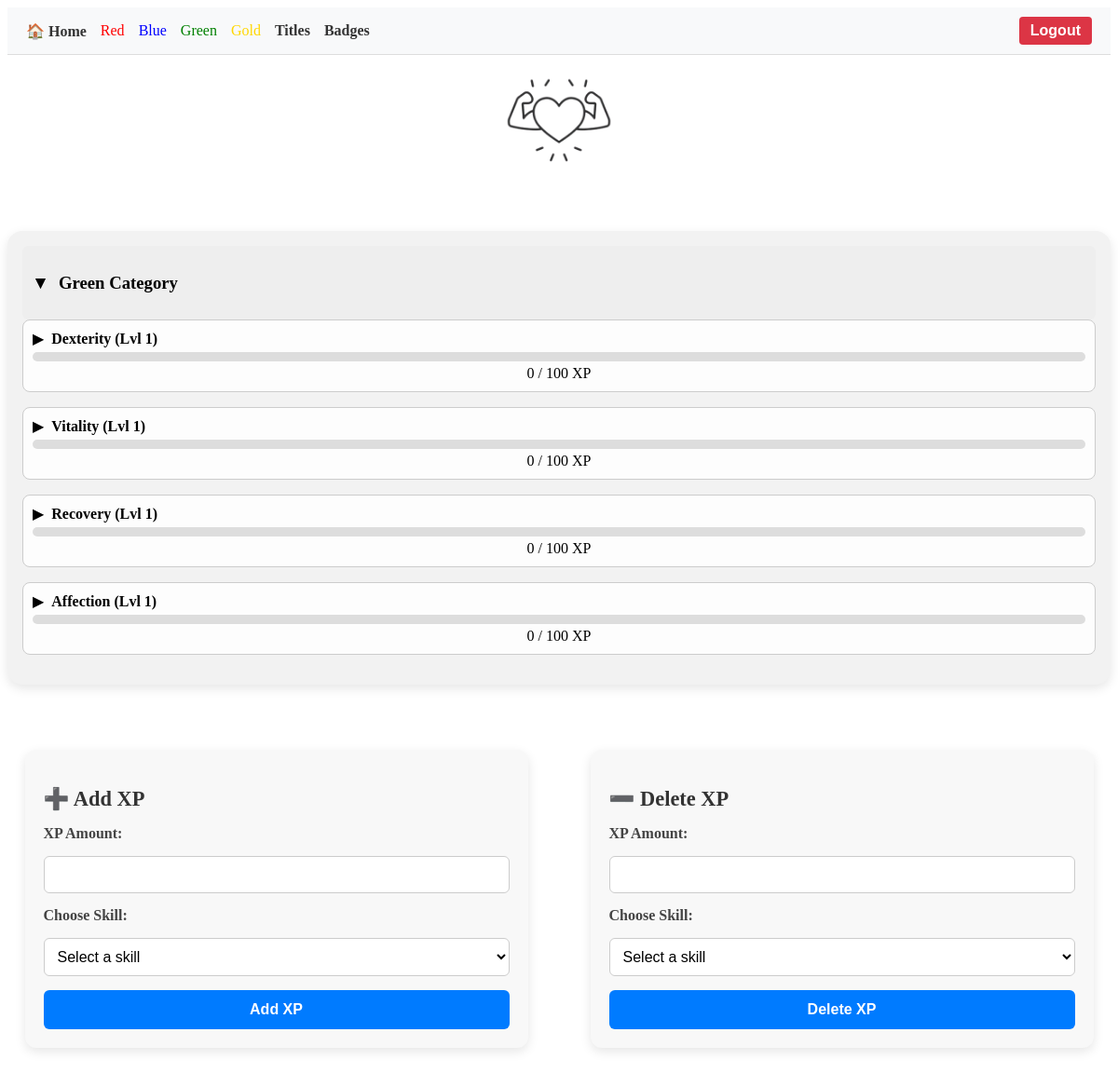
The page /card_green (signed in) on the database its author committed.
### tables this page shows
CREATE TABLE progress (
                id INTEGER PRIMARY KEY AUTOINCREMENT,
                user_id INTEGER NOT NULL,
                skill TEXT NOT NULL,
                category TEXT NOT NULL,
                xp INTEGER DEFAULT 0,
                level INTEGER DEFAULT 1, 
                FOREIGN KEY(user_id) REFERENCES users(id)
            );

### app.py (the view)
@app.route("/card_green")
def card_green():
    with sqlite3.connect("database.db") as conn:
        c = conn.cursor()
        user_id = session['user_id']
        c.execute("SELECT skill, category, xp, level FROM progress WHERE category = 'Green' AND user_id = ?", (user_id,))
        stats = c.fetchall()
    return render_template(
        "card_green.html",
        stats=stats,
        descriptions=descriptions,
        earning_guide=earning_guide,
        skill_descriptions=skill_descriptions,
        skill_guides=skill_guides
    )

### templates/card_green.html (shortened to what this page needs)
{% extends "base.html" %}
{% block content %}
<!DOCTYPE html>
<html lang="en">
<head>
    <link rel="stylesheet" href="/static/styles.css">
</head>
<body>
    <nav style="background-color: #f8f9fa; padding: 10px 20px; display: flex; justify-content: space-between; align-items: center; border-bottom: 1px solid #ddd;">
        <div style="display: flex; gap: 15px; align-items: center;">
            <a href="{{ url_for('index') }}" style="text-decoration: none; font-weight: bold; color: #333;">🏠 Home</a>
            {% for category in ["Red", "Blue", "Green", "Gold"] %}
                <a href="/card_{{ category|lower }}" style="text-decoration: none; color: {{ category|lower }};">
                    {{ category }}
                </a>
            {% endfor %}
            <a  href=  "{{ url_for('titles')}}" style="text-decoration: none; font-weight: bold; color: #333"> Titles</a>
            <a  href=  "{{ url_for('badges')}}" style="text-decoration: none; font-weight: bold; color: #333"> Badges</a>
        </div>
        <div>
            <form method="POST" action="{{ url_for('logout') }}">
                <button type="submit" style="background-color: #dc3545; color: white; border: none; padding: 6px 12px; border-radius: 4px; cursor: pointer;">
                    Logout
                </button>
            </form>
        </div>
    </nav>
    <header>
        <div style="text-align: center;">
            <img src="../static/images/icons/icon_green.png" alt="{{ category }} Icon" class="icon-solo">
        </div>
    </header>
    <main>
        <div class="category-solo">
            {% for category in ["Green"] %}
            <div class="card {{ category|lower }}">
                <div class="category-header" onclick="toggleDetails('{{ category|lower }}')">
                    <span class="arrow">▼</span>
                    <h3>{{ category }} Category</h3>
                </div>
                <div class="xp-bar-group">
                    {% for skill, cat, xp, level in stats %}
                        {% if cat == category %}
                        <div class="skill-bar">
                            <div class="skill-info">
                                <span class="arrow" onclick="toggleSkillDetails('{{ skill|lower|replace(' ', '-') }}')">▶</span>
                                <span class="skill-name">{{ skill }} (Lvl {{ level }})</span>
                            </div>
                            <div class="xp-bar">
                            </div>
                            <div class="xp">{{ xp }} / {{ level * 100 }} XP</div>
                        </div>
                        {% endif %}
                    {% endfor %}
                </div>
            </div>
            {% endfor %}
        </div>
        <div class="form-container">
        <section id="add-xp">
            <h2>➕ Add XP</h2>
            <form id="xp-form">
                <label for="xp-amount">XP Amount:</label>
                <input type="number" id="xp-amount" name="xp-amount" min="1" required>
                <label for="skill-select">Choose Skill:</label>
                <select id="skill-select" name="skill-select" required>
                    <option value="" disabled selected>Select a skill</option>
                </select>
                <button type="submit">Add XP</button>
            </form>
        </section>
        <section id="delete-xp">
            <h2>➖ Delete XP</h2>
            <form id="xp-delete-form">
                <label for="xp-delete-amount">XP Amount:</label>
                <input type="number" id="xp-delete-amount" name="xp-delete-amount" min="1" required>
                <label for="skill-delete-select">Choose Skill:</label>
                <select id="skill-delete-select" name="skill-delete-select" required>
                    <option value="" disabled selected>Select a skill</option>
                </select>
                <button type="submit-">Delete XP</button>
            </form>
        </section>
        </div>
    </main>
</body>
</html>
{% endblock %}

### static/styles.css (style rules this page uses)
.card { background-color: #f2f2f2; border-radius: 16px; padding: 16px; box-shadow: 0 4px 12px rgba(0, 0, 0, 0.1); text-align: center; }
.xp-bar-group { color: black; text-decoration: none; }
.skill-bar { text-decoration: none; margin-bottom: 1em; padding: 10px; border: 1px solid #ccc; border-radius: 8px; background-color: #fdfdfd; position: relative; }
.skill-info { display: flex; align-items: center; margin-bottom: 5px; }
.skill-info .arrow { font-size: 1rem; margin-right: 8px; cursor: pointer; transition: transform 0.3s ease; }
.skill-name { font-weight: bold; }
.xp-bar { height: 10px; background-color: #ddd; border-radius: 5px; overflow: hidden; margin-bottom: 4px; }
.category-solo { justify-content: center; align-items: center; max-width: 100%; margin: 40px auto; }
.icon-solo { width: 10%; margin-top: 1%; margin-bottom: 2%; }
.category-header { display: flex; align-items: center; cursor: pointer; background-color: #eee; padding: 10px; border-radius: 6px; }
.category-header .arrow { font-size: 1.2rem; margin-right: 10px; transition: transform 0.3s ease; }
.form-container { display: flex; justify-content: center; align-items: flex-start; gap: 30px; flex-wrap: wrap; }
section#add-xp, section#delete-xp { flex: 1; max-width: 450px; background: #f8f8f8; border-radius: 12px; box-shadow: 0 4px 12px rgba(0, 0, 0, 0.1); padding: 20px; margin: 30px auto; max-width: 500px; }
section h2 { margin-bottom: 15px; color: #333; font-size: 1.4rem; }
form { display: flex; flex-direction: column; gap: 15px; }
form label { font-weight: bold; color: #444; }
form input[type="number"], form select { padding: 10px; font-size: 1rem; border: 1px solid #ccc; border-radius: 6px; background: #fff; transition: border-color 0.3s ease; }
form button { background-color: #007bff; color: white; padding: 12px; border: none; border-radius: 6px; font-size: 1rem; font-weight: bold; cursor: pointer; transition: background-color 0.3s ease; }

### rows shown on the page
progress: skill "Dexterity", level "1", xp "0", level*100 "100"
progress: skill "Vitality", level "1", xp "0", level*100 "100"
progress: skill "Recovery", level "1", xp "0", level*100 "100"
progress: skill "Affection", level "1", xp "0", level*100 "100"

### other values the page prints
{{ category }} "Red" "Blue" "Green" "Gold"
{{ category }} "Green"
